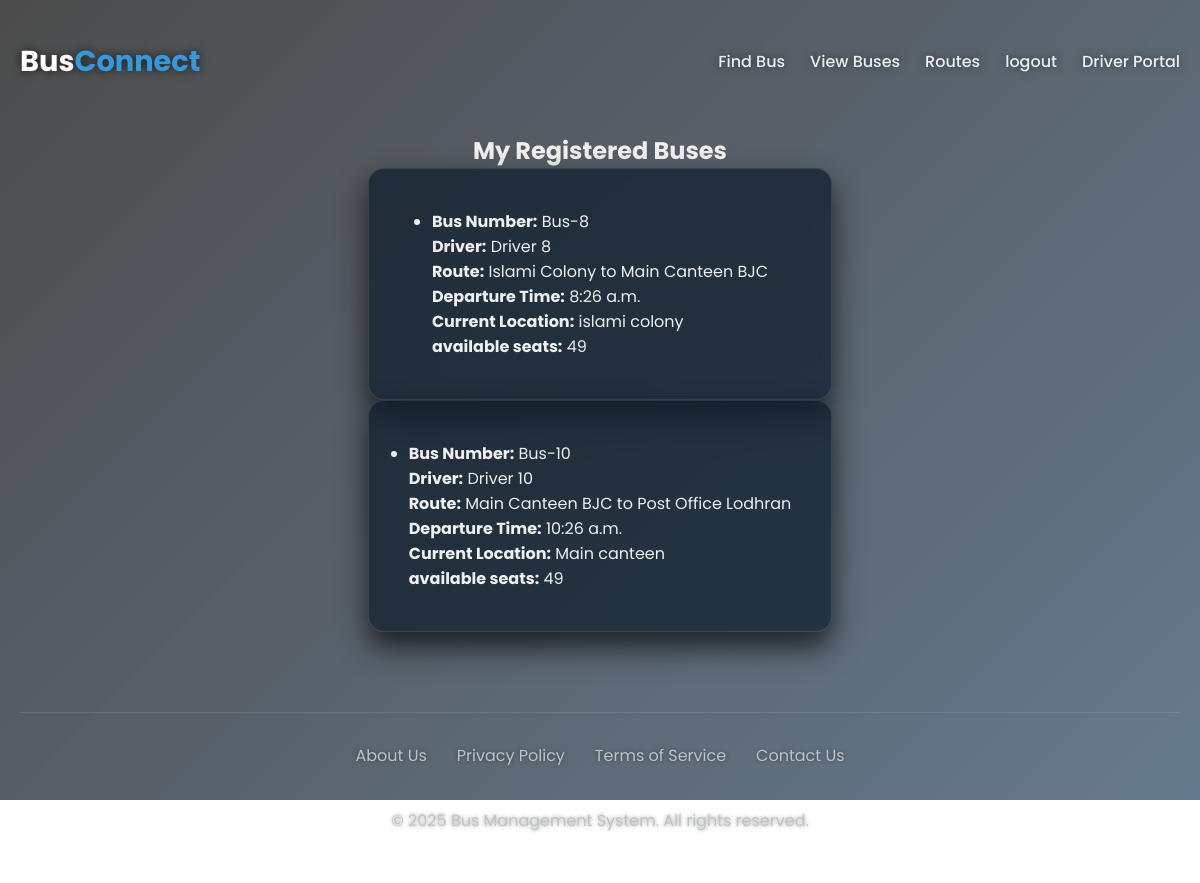
The page /my_registered_bus/ (signed in) on the database its author committed.
### busManagement/models.py (models this page shows, shortened)
class Bus(models.Model):
    bus_number = models.CharField(max_length=10, unique=True)
    driver = models.OneToOneField(Driver, on_delete=models.SET_NULL, null=True, blank=True)
    route = models.ForeignKey(Route, on_delete=models.CASCADE, related_name='buses')
    capacity = models.PositiveIntegerField()
    available_seats = models.PositiveIntegerField()
    registered_users = models.ManyToManyField(CustomUser, related_name='buses', blank=True)
    departure_time = models.TimeField(default='00:00:00')
    current_location = models.CharField(max_length=100, default='')

class Driver(models.Model):
    user = models.OneToOneField(CustomUser, on_delete=models.CASCADE, related_name='driver_profile', null=True, blank=True)
    name = models.CharField(max_length=100)
    license_number = models.CharField(max_length=20, unique=True)
    contact_number = models.CharField(max_length=15)

class Route(models.Model):
    route_number = models.CharField(max_length=10, unique=True)
    start_location = models.CharField(max_length=100)
    end_location = models.CharField(max_length=100)
    distance = models.FloatField()
    stops = models.TextField(default='')  # comma-separated
    time = models.TimeField(default='00:00:00')

### busManagement/views.py (the view)
# urls.py: path('my_registered_bus/',views.my_registered_buses,name='my_registered_buses'),
@login_required
def my_registered_buses(request):
    user_buses = request.user.buses.select_related('driver', 'route')
    return render(request, 'my_registered_bus.html', {'buses': user_buses})

### templates/my_registered_bus.html (shortened to what this page needs)
{% extends "base.html" %}
{% block content %}
    <h2>My Registered Buses</h2>
<ul>
  {% for bus in buses %}
  <main>
    <li>
      <strong>Bus Number:</strong> {{ bus.bus_number }} <br>
      <strong>Driver:</strong> {{ bus.driver.name }} <br>
      <strong>Route:</strong> {{ bus.route.start_location }} to {{ bus.route.end_location }} <br>
      <strong>Departure Time:</strong> {{ bus.departure_time }} <br>
      <strong>Current Location:</strong> {{ bus.current_location }}<br>
      <strong>available seats:</strong> {{ bus.available_seats }} <br>
    </li>
    </main>
  {% endfor %}
</ul>
{% endblock content %}

### templates/base.html (style rules this page uses)
* { margin: 0; padding: 0; box-sizing: border-box; font-family: "Poppins", "Segoe UI", Tahoma, Geneva, Verdana, sans-serif; }
body { min-height: 100vh; color: #f0f0f0; display: flex; flex-direction: column; align-items: center; padding: 20px; background: transparent; position: relative; z-index: 0; }
main { width: 100%; max-width: 1200px; background: rgba(12, 28, 44, 0.7); backdrop-filter: blur(10px); border-radius: 16px; box-shadow: 0 15px 30px rgba(0, 0, 0, 0.7); padding: 40px; display: flex; gap: 30px; flex-wrap: wrap; justify-content: center; position: relative; z-index: 1; border: 1px solid rgba(255, 255, 255, 0.1); }

### rows shown on the page
Bus: bus_number "Bus-8", driver.name "Driver 8", route.start_location "Islami Colony", route.end_location "Main Canteen BJC", departure_time "8:26 a.m.", current_location "islami colony", available_seats "49"
Bus: bus_number "Bus-10", driver.name "Driver 10", route.start_location "Main Canteen BJC", route.end_location "Post Office Lodhran", departure_time "10:26 a.m.", current_location "Main canteen", available_seats "49"
